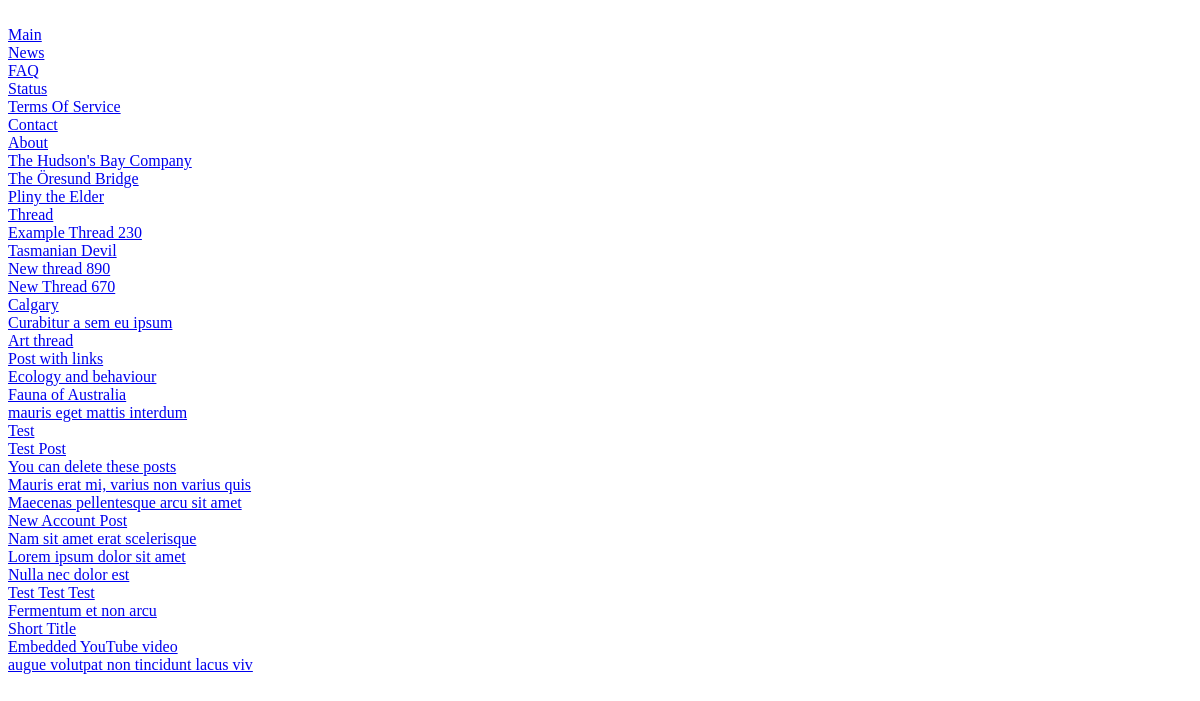
Page /fullindex.php on the earlier database version.
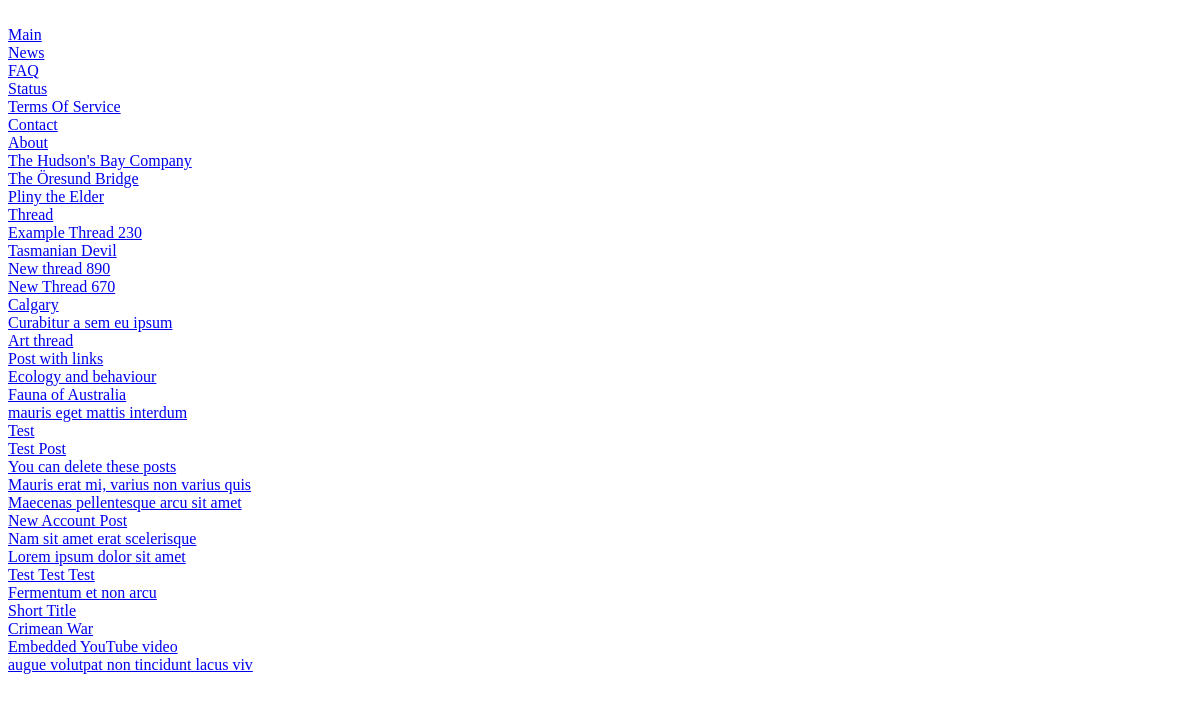
Same page on the later database version.
### tables this page shows
CREATE TABLE IF NOT EXISTS `thread` (
  `thread_id` int(11) NOT NULL AUTO_INCREMENT,
  `author_id` int(11) DEFAULT NULL,
  `author_name` varchar(12) NOT NULL,
  `type` tinyint(3) unsigned NOT NULL DEFAULT '0',
  `state` int(10) unsigned NOT NULL DEFAULT '0',
  `block_allow_list` mediumtext,
  `forum_id` tinyint(3) unsigned NOT NULL DEFAULT '0',
  `title` varchar(255) DEFAULT NULL,
  `tstamp` timestamp NOT NULL DEFAULT CURRENT_TIMESTAMP ON UPDATE CURRENT_TIMESTAMP,
  `creation_time` datetime NOT NULL,
  `no_auto_close` tinyint(1) NOT NULL DEFAULT '0',
  `last_post_id_num` int(10) unsigned DEFAULT NULL,
  `num_posts` int(11) NOT NULL DEFAULT '0',
  `last_post` int(10) unsigned NOT NULL,
  `needs_approval` tinyint(1) NOT NULL DEFAULT '0',
  PRIMARY KEY (`thread_id`)
);

### config.php (called while the page is built, shortened)
<?php
$settings = new StdClass;
$settings->server = "localhost";
$settings->database = "name of database";
$settings->user = "database username";
$settings->pass = "database password";
$settings->first_tab_enabled = true;
$settings->first_tab_name = "Main";
$settings->first_tab_location = "main.html";
$settings->first_tab_indexable = true;
$settings->second_tab_enabled = true;
$settings->second_tab_name = "News";
$settings->second_tab_location = "news.html";
$settings->second_tab_indexable = true;
$settings->enable_articles = true;
$settings->articles_indexable = true;
$settings->enable_forums = true;
$settings->total_forums = 9;
$settings->forums_indexable = "true";
$settings->enable_helpmenu = true;
$settings->helpmenu1_enabled = true;
$settings->helpmenu1_name = "FAQ";
$settings->helpmenu1_location = "faq.html";
$settings->helpmenu1_indexable = true;
$settings->helpmenu2_enabled = true;
$settings->helpmenu2_name = "Status";
$settings->helpmenu2_location = "status.html";
$settings->helpmenu2_indexable = true;
$settings->helpmenu3_enabled = true;
$settings->helpmenu3_name = "Terms Of Service";
$settings->helpmenu3_location = "tos.html";
$settings->helpmenu3_indexable = true;
$settings->helpmenu4_enabled = true;
$settings->helpmenu4_name = "Contact";
$settings->helpmenu4_location = "contact.html";
$settings->helpmenu4_indexable = true;
$settings->helpmenu6_enabled = true;
$settings->helpmenu6_name = "About";
$settings->helpmenu6_location = "about.html";
$settings->helpmenu6_indexable = true;
$settings->must_login_to_see_forum = false;
$settings->posts_per_page = 25;
?>

### common.php (called while the page is built, shortened)
<?php
include('database.php');
$_db = new database( $settings->server, $settings->user, $settings->pass, $settings->database,'' );
function lockdown_button_check($code) {
    $row = perform_query("select settings, ban_expire_time, theme from user where user_id=0",SELECT);
    return 0;
}
function perform_query($query,$type){
	global $_db;
    $_db->setQuery( $query );
    $cur = $_db->query();
	if ($type == SELECT) {
		$row = NULL;
		$_db->loadObject( $row );
		return $row;
	} else if ($type == INSERT) {
		return $_db->insertid();
	} else {
		return $cur;
	}
}
?>

### database.php (called while the page is built, shortened)
<?php
class database {
	var $_sql='';
	var $_table_prefix='';
	var $_resource='';
	function database( $host='localhost', $user, $pass, $db, $table_prefix ) {
 	($this->_resource = @mysql_connect( $host, $user, $pass )) or die( 'FATAL ERROR: Connection to database server failed. ( '.$host.',' . $user . ')' );
		$this->_table_prefix = $table_prefix;
	}
	function setQuery( $sql, $prefix='#__' ) {
	    $sql = trim( $sql );
		$inQuote = false;
		$n = strlen( $sql );
		$np = strlen( $prefix );
		$literal = '';
		for ($j=0; $j < $n; $j++ ) {
			$c = $sql{$j};
			$test = substr( $sql, $j, $np );
			if ($test == $prefix && !$inQuote) {
			    $literal .= $this->_table_prefix;
			    $j += $np-1;
			} else {
				$literal .= $c;
			}
		}
		$this->_sql = $literal;
	}
	function query() {
		$this->_cursor = mysql_query( $this->_sql, $this->_resource );
		return $this->_cursor;
	}
	function loadObject( &$object ) {
		if ($object != null) {
			if (!($cur = $this->query())) {
				return false;
			}
			if ($array = mysql_fetch_assoc( $cur )) {
				mysql_free_result( $cur );
				mosBindArrayToObject( $array, $object, null, null, false );
				return true;
			} else {
				return false;
			}
		} else {
			if ($cur = $this->query()) {
				if ($object = mysql_fetch_object( $cur )) {
					return true;
				} else {
					$object = null;
					return false;
				}
			} else {
				return false;
			}
		}
	}
}
?>

### omegabb.php (the view, shortened to what this page needs)
<?php
include_once('config.php');
include_once('common.php');
function ForumIndex($page) {
    global $settings;
    $row = perform_query("SELECT * FROM thread ORDER BY thread_id LIMIT 1",SELECT);
    $lowest = $row->thread_id - 1 + ($page * 200);
    $highest = $row->thread_id - 1 + (($page+1) * 200);
	$forum_lower_range = 11 - $settings->total_forums;
    $my_query = "select * from thread where thread_id > $lowest and thread_id < $highest+1 and state != 2 and forum_id != 12 and forum_id != 13 and forum_id > $forum_lower_range order by thread_id limit 200";
	$cur = perform_query($my_query,MULTISELECT);
	while ($row = mysql_fetch_array( $cur )) {
	   $page_num = 0;
	   for ($i = 0; $i < $row["num_posts"]; $i += $settings->posts_per_page) {
	      if ($page_num > 0) {
		     $extra = "&page=" . ($page_num+1);
			 $extra2 = " -- Page ". ($page_num+1);
		  } else {
		     $extra = "";
		     $extra2 = "";
		  }
		  $stuff .=  "<br>\n<a href='thread.php?id=" . $row["thread_id"] . $extra ."'>" . $row['title'] . $extra2 . "</a> ";
		  $page_num++;
	   }
	}
	return $stuff;
}
function ArticlesIndex($page) {
    global $settings;
	if (lockdown_button_check(MUSTLOGIN) && (Check_Auth() <= 0)) {return;}
	if (lockdown_button_check(FORUMDOWN+SITEDOWN)) {
	   return;
	}
    $row = perform_query("SELECT * FROM thread where forum_id = 13 ORDER BY thread_id LIMIT 1",SELECT);
    $lowest = $row->thread_id - 1 + ($page * 200);
    $highest = $row->thread_id - 1 + (($page+1) * 200);
    $my_query = "select * from thread where thread_id > $lowest and thread_id < $highest+1 and state != 2 and forum_id = 13 order by thread_id limit 200";
	$cur = perform_query($my_query,MULTISELECT);
	while ($row = mysql_fetch_array( $cur )) {
	   $page_num = 0;
	   for ($i = 0; $i < $row["num_posts"]; $i += $settings->posts_per_page) {
	      if ($page_num > 0) {
		     $extra = "&page=" . ($page_num+1);
			 $extra2 = " -- Page ". ($page_num+1);
		  } else {
		     $extra = "";
		     $extra2 = "";
		  }
		  $stuff .=  "<br>\n<a href='thread.php?id=" . $row["thread_id"] . $extra ."'>" . $row['title'] . $extra2 . "</a> ";
		  $page_num++;
	   }
	}
    $row = perform_query("SELECT * FROM thread ORDER BY thread_id DESC LIMIT 1",SELECT);
	return $stuff;
}
?>

### fullindex.php (shortened to what this page needs)
<?php
    include('omegabb.php');
	global $settings;
	$page=GetParam($_REQUEST,'page','');
	if ($page == "") {$page = 0;}
	$output = "";
	if (!lockdown_button_check(SITEDOWN)) {
	   if ($page == 0) {
			if ($settings->first_tab_indexable && $settings->first_tab_enabled) {$output .= PHP_EOL . '<br><a href="thread.php?id='.$settings->first_tab_location.'">'.$settings->first_tab_name.'</a>';}
			if ($settings->second_tab_indexable && $settings->second_tab_enabled) {$output .= PHP_EOL . '<br><a href="thread.php?id='.$settings->second_tab_location.'">'.$settings->second_tab_name.'</a>';}
			if ($settings->helpmenu1_indexable && $settings->helpmenu1_enabled && $settings->enable_helpmenu) {$output .= PHP_EOL . '<br><a href="thread.php?id='.$settings->helpmenu1_location.'">'.$settings->helpmenu1_name.'</a>';}
			if ($settings->helpmenu2_indexable && $settings->helpmenu2_enabled && $settings->enable_helpmenu) {$output .= PHP_EOL . '<br><a href="thread.php?id='.$settings->helpmenu2_location.'">'.$settings->helpmenu2_name.'</a>';}
			if ($settings->helpmenu3_indexable && $settings->helpmenu3_enabled && $settings->enable_helpmenu) {$output .= PHP_EOL . '<br><a href="thread.php?id='.$settings->helpmenu3_location.'">'.$settings->helpmenu3_name.'</a>';}
			if ($settings->helpmenu4_indexable && $settings->helpmenu4_enabled && $settings->enable_helpmenu) {$output .= PHP_EOL . '<br><a href="thread.php?id='.$settings->helpmenu4_location.'">'.$settings->helpmenu4_name.'</a>';}
			if ($settings->helpmenu6_indexable && $settings->helpmenu6_enabled && $settings->enable_helpmenu) {$output .= PHP_EOL . '<br><a href="thread.php?id='.$settings->helpmenu6_location.'">'.$settings->helpmenu6_name.'</a>';}
	   }
	   if ($settings->articles_indexable && $settings->enable_articles) {$output .= ArticlesIndex($page);}
	   if ($settings->forums_indexable && $settings->enable_forums) {$output .= ForumIndex($page);}
    } else {
	   $output = "";
	}
    echo '<!DOCTYPE HTML PUBLIC "-//W3C//DTD HTML 4.01//EN" "http://www.w3.org/TR/html4/strict.dtd">' . PHP_EOL .
'<html>' . PHP_EOL .
'<head>' . PHP_EOL .
  '<title>'.$settings->website_title.'</title>' . PHP_EOL .
  '<meta http-equiv="Content-type" content="text/html;charset=UTF-8" >' . PHP_EOL .
'</head>' . PHP_EOL .
'<body>';
    echo $output . PHP_EOL .
'</body>' . PHP_EOL .
'</html>';
?>

Differences in the rows shown:
no longer on this page (row edited): thread: title "Nulla nec dolor est"
now on this page (row edited): thread: title "Crimean War"
